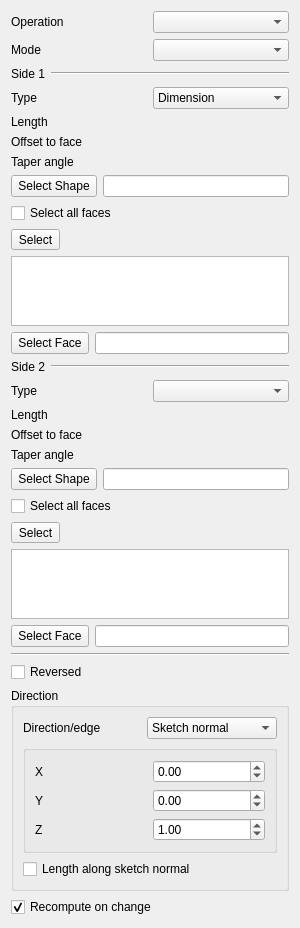
<?xml version="1.0" encoding="UTF-8"?>
<ui version="4.0">
 <class>PartDesignGui::TaskPadPocketParameters</class>
 <widget class="QWidget" name="PartDesignGui::TaskPadPocketParameters">
  <property name="geometry">
   <rect>
    <x>0</x>
    <y>0</y>
    <width>300</width>
    <height>772</height>
   </rect>
  </property>
  <property name="windowTitle">
   <string notr="true">Form</string>
  </property>
  <layout class="QVBoxLayout" name="verticalLayout">
   <item>
    <layout class="QGridLayout" name="gridLayout">
     <item row="0" column="0">
      <widget class="QLabel" name="operationLabel">
       <property name="text">
        <string>Operation</string>
       </property>
      </widget>
     </item>
     <item row="0" column="1">
      <widget class="QComboBox" name="operationMode">
       <property name="toolTip">
        <string>How the extrusion is combined with the existing solid</string>
       </property>
      </widget>
     </item>
     <item row="1" column="0">
      <widget class="QLabel" name="sidesLabel">
       <property name="text">
        <string>Mode</string>
       </property>
      </widget>
     </item>
     <item row="1" column="1">
      <widget class="QComboBox" name="sidesMode"/>
     </item>
     <item row="2" column="0" colspan="2">
      <layout class="QHBoxLayout" name="verticalLayout_220">
       <property name="leftMargin">
        <number>0</number>
       </property>
       <property name="topMargin">
        <number>0</number>
       </property>
       <property name="rightMargin">
        <number>0</number>
       </property>
       <property name="bottomMargin">
        <number>0</number>
       </property>
       <item>
        <widget class="QLabel" name="side1Label">
         <property name="text">
          <string>Side 1</string>
         </property>
        </widget>
       </item>
       <item>
        <widget class="Line" name="line1">
         <property name="orientation">
          <enum>Qt::Horizontal</enum>
         </property>
         <property name="sizePolicy">
          <sizepolicy hsizetype="Expanding" vsizetype="Fixed">
           <horstretch>0</horstretch>
           <verstretch>0</verstretch>
          </sizepolicy>
         </property>
        </widget>
       </item>
      </layout>
     </item>
     <item row="3" column="0">
      <widget class="QLabel" name="textLabel1">
       <property name="text">
        <string>Type</string>
       </property>
      </widget>
     </item>
     <item row="3" column="1">
      <widget class="QComboBox" name="changeMode">
       <item>
        <property name="text">
         <string>Dimension</string>
        </property>
       </item>
      </widget>
     </item>
     <item row="4" column="0">
      <widget class="QLabel" name="labelLength">
       <property name="text">
        <string>Length</string>
       </property>
      </widget>
     </item>
     <item row="4" column="1">
      <widget class="Gui::PrefQuantitySpinBox" name="lengthEdit" native="true">
       <property name="keyboardTracking" stdset="0">
        <bool>false</bool>
       </property>
       <property name="unit" stdset="0">
        <string notr="true">mm</string>
       </property>
      </widget>
     </item>
     <item row="5" column="0">
      <widget class="QLabel" name="labelOffset">
       <property name="text">
        <string>Offset to face</string>
       </property>
      </widget>
     </item>
     <item row="5" column="1">
      <widget class="Gui::PrefQuantitySpinBox" name="offsetEdit" native="true">
       <property name="keyboardTracking" stdset="0">
        <bool>false</bool>
       </property>
       <property name="unit" stdset="0">
        <string notr="true">mm</string>
       </property>
      </widget>
     </item>
     <item row="6" column="0">
      <widget class="QLabel" name="labelTaperAngle">
       <property name="toolTip">
        <string>Angle to taper the extrusion</string>
       </property>
       <property name="text">
        <string>Taper angle</string>
       </property>
      </widget>
     </item>
     <item row="6" column="1">
      <widget class="Gui::PrefQuantitySpinBox" name="taperEdit" native="true">
       <property name="keyboardTracking" stdset="0">
        <bool>false</bool>
       </property>
       <property name="unit" stdset="0">
        <string notr="true">deg</string>
       </property>
      </widget>
     </item>
     <item row="7" column="0" colspan="2">
      <widget class="QFrame" name="upToShapeList">
       <property name="frameShadow">
        <enum>QFrame::Plain</enum>
       </property>
       <property name="lineWidth">
        <number>0</number>
       </property>
       <layout class="QVBoxLayout">
        <property name="leftMargin">
         <number>0</number>
        </property>
        <property name="topMargin">
         <number>0</number>
        </property>
        <property name="rightMargin">
         <number>0</number>
        </property>
        <property name="bottomMargin">
         <number>0</number>
        </property>
        <item>
         <layout class="QGridLayout" name="_2">
          <item row="0" column="1">
           <widget class="QLineEdit" name="lineShapeName">
            <property name="readOnly">
             <bool>true</bool>
            </property>
           </widget>
          </item>
          <item row="0" column="0">
           <widget class="QToolButton" name="buttonShape">
            <property name="minimumSize">
             <size>
              <width>0</width>
              <height>22</height>
             </size>
            </property>
            <property name="text">
             <string>Select Shape</string>
            </property>
            <property name="checkable">
             <bool>true</bool>
            </property>
           </widget>
          </item>
         </layout>
        </item>
        <item>
         <widget class="QCheckBox" name="checkBoxAllFaces">
          <property name="enabled">
           <bool>true</bool>
          </property>
          <property name="toolTip">
           <string>Selects all faces of the shape</string>
          </property>
          <property name="text">
           <string>Select all faces</string>
          </property>
         </widget>
        </item>
        <item>
         <widget class="QWidget" name="upToShapeFaces" native="true">
          <layout class="QVBoxLayout" name="verticalLayout_2">
           <property name="leftMargin">
            <number>0</number>
           </property>
           <property name="topMargin">
            <number>0</number>
           </property>
           <property name="rightMargin">
            <number>0</number>
           </property>
           <property name="bottomMargin">
            <number>0</number>
           </property>
           <item>
            <widget class="QToolButton" name="buttonShapeFace">
             <property name="toolTip">
              <string>Toggles between selection and preview mode</string>
             </property>
             <property name="text">
              <string>Select</string>
             </property>
             <property name="checkable">
              <bool>true</bool>
             </property>
            </widget>
           </item>
           <item>
            <widget class="QListWidget" name="listWidgetReferences">
             <property name="selectionMode">
              <enum>QAbstractItemView::ExtendedSelection</enum>
             </property>
            </widget>
           </item>
          </layout>
         </widget>
        </item>
       </layout>
      </widget>
     </item>
     <item row="8" column="0" colspan="2">
      <layout class="QGridLayout" name="gridLayout_5">
       <item row="0" column="1">
        <widget class="QLineEdit" name="lineFaceName">
         <property name="readOnly">
          <bool>true</bool>
         </property>
        </widget>
       </item>
       <item row="0" column="0">
        <widget class="QToolButton" name="buttonFace">
         <property name="minimumSize">
          <size>
           <width>0</width>
           <height>22</height>
          </size>
         </property>
         <property name="text">
          <string>Select Face</string>
         </property>
         <property name="checkable">
          <bool>true</bool>
         </property>
        </widget>
       </item>
      </layout>
     </item>
     <item row="9" column="0" colspan="2">
      <layout class="QHBoxLayout" name="verticalLayout_221">
       <property name="leftMargin">
        <number>0</number>
       </property>
       <property name="topMargin">
        <number>0</number>
       </property>
       <property name="rightMargin">
        <number>0</number>
       </property>
       <property name="bottomMargin">
        <number>0</number>
       </property>
       <item>
        <widget class="QLabel" name="side2Label">
         <property name="text">
          <string>Side 2</string>
         </property>
        </widget>
       </item>
       <item>
        <widget class="Line" name="line2">
         <property name="orientation">
          <enum>Qt::Horizontal</enum>
         </property>
         <property name="sizePolicy">
          <sizepolicy hsizetype="Expanding" vsizetype="Fixed">
           <horstretch>0</horstretch>
           <verstretch>0</verstretch>
          </sizepolicy>
         </property>
        </widget>
       </item>
      </layout>
     </item>
     <item row="10" column="0">
      <widget class="QLabel" name="typeLabel2">
       <property name="text">
        <string>Type</string>
       </property>
      </widget>
     </item>
     <item row="10" column="1">
      <widget class="QComboBox" name="changeMode2"/>
     </item>
     <item row="11" column="0">
      <widget class="QLabel" name="labelLength2">
       <property name="text">
        <string>Length</string>
       </property>
      </widget>
     </item>
     <item row="11" column="1">
      <widget class="Gui::PrefQuantitySpinBox" name="lengthEdit2" native="true">
       <property name="keyboardTracking" stdset="0">
        <bool>false</bool>
       </property>
       <property name="unit" stdset="0">
        <string notr="true">mm</string>
       </property>
      </widget>
     </item>
     <item row="12" column="0">
      <widget class="QLabel" name="labelOffset2">
       <property name="text">
        <string>Offset to face</string>
       </property>
      </widget>
     </item>
     <item row="12" column="1">
      <widget class="Gui::PrefQuantitySpinBox" name="offsetEdit2" native="true">
       <property name="keyboardTracking" stdset="0">
        <bool>false</bool>
       </property>
       <property name="unit" stdset="0">
        <string notr="true">mm</string>
       </property>
      </widget>
     </item>
     <item row="13" column="0">
      <widget class="QLabel" name="labelTaperAngle2">
       <property name="toolTip">
        <string>Angle to taper the extrusion</string>
       </property>
       <property name="text">
        <string>Taper angle</string>
       </property>
      </widget>
     </item>
     <item row="13" column="1">
      <widget class="Gui::PrefQuantitySpinBox" name="taperEdit2" native="true">
       <property name="keyboardTracking" stdset="0">
        <bool>false</bool>
       </property>
       <property name="unit" stdset="0">
        <string notr="true">deg</string>
       </property>
      </widget>
     </item>
     <item row="14" column="0" colspan="2">
      <widget class="QFrame" name="upToShapeList2">
       <property name="frameShadow">
        <enum>QFrame::Plain</enum>
       </property>
       <property name="lineWidth">
        <number>0</number>
       </property>
       <layout class="QVBoxLayout">
        <property name="leftMargin">
         <number>0</number>
        </property>
        <property name="topMargin">
         <number>0</number>
        </property>
        <property name="rightMargin">
         <number>0</number>
        </property>
        <property name="bottomMargin">
         <number>0</number>
        </property>
        <item>
         <layout class="QGridLayout" name="_22">
          <item row="0" column="1">
           <widget class="QLineEdit" name="lineShapeName2">
            <property name="readOnly">
             <bool>true</bool>
            </property>
           </widget>
          </item>
          <item row="0" column="0">
           <widget class="QToolButton" name="buttonShape2">
            <property name="minimumSize">
             <size>
              <width>0</width>
              <height>22</height>
             </size>
            </property>
            <property name="text">
             <string>Select Shape</string>
            </property>
            <property name="checkable">
             <bool>true</bool>
            </property>
           </widget>
          </item>
         </layout>
        </item>
        <item>
         <widget class="QCheckBox" name="checkBoxAllFaces2">
          <property name="enabled">
           <bool>true</bool>
          </property>
          <property name="toolTip">
           <string>Selects all faces of the shape</string>
          </property>
          <property name="text">
           <string>Select all faces</string>
          </property>
         </widget>
        </item>
        <item>
         <widget class="QWidget" name="upToShapeFaces2" native="true">
          <layout class="QVBoxLayout" name="verticalLayout_222">
           <property name="leftMargin">
            <number>0</number>
           </property>
           <property name="topMargin">
            <number>0</number>
           </property>
           <property name="rightMargin">
            <number>0</number>
           </property>
           <property name="bottomMargin">
            <number>0</number>
           </property>
           <item>
            <widget class="QToolButton" name="buttonShapeFace2">
             <property name="toolTip">
              <string>Toggles between selection and preview mode</string>
             </property>
             <property name="text">
              <string>Select</string>
             </property>
             <property name="checkable">
              <bool>true</bool>
             </property>
            </widget>
           </item>
           <item>
            <widget class="QListWidget" name="listWidgetReferences2">
             <property name="selectionMode">
              <enum>QAbstractItemView::ExtendedSelection</enum>
             </property>
            </widget>
           </item>
          </layout>
         </widget>
        </item>
       </layout>
      </widget>
     </item>
     <item row="15" column="0" colspan="2">
      <layout class="QGridLayout" name="gridLayout_52">
       <item row="0" column="1">
        <widget class="QLineEdit" name="lineFaceName2">
         <property name="readOnly">
          <bool>true</bool>
         </property>
        </widget>
       </item>
       <item row="0" column="0">
        <widget class="QToolButton" name="buttonFace2">
         <property name="minimumSize">
          <size>
           <width>0</width>
           <height>22</height>
          </size>
         </property>
         <property name="text">
          <string>Select Face</string>
         </property>
         <property name="checkable">
          <bool>true</bool>
         </property>
        </widget>
       </item>
      </layout>
     </item>
    </layout>
   </item>
   <item>
    <widget class="Line" name="line">
     <property name="orientation">
      <enum>Qt::Horizontal</enum>
     </property>
    </widget>
   </item>
   <item>
    <widget class="QCheckBox" name="checkBoxReversed">
     <property name="text">
      <string>Reversed</string>
     </property>
    </widget>
   </item>
   <item>
    <widget class="QGroupBox" name="groupBox">
     <property name="title">
      <string>Direction</string>
     </property>
     <layout class="QGridLayout" name="gridLayout_4">
      <item row="2" column="0">
       <widget class="QCheckBox" name="checkBoxAlongDirection">
        <property name="enabled">
         <bool>true</bool>
        </property>
        <property name="toolTip">
         <string>If unchecked, the length will be
measured along the specified direction</string>
        </property>
        <property name="text">
         <string>Length along sketch normal</string>
        </property>
       </widget>
      </item>
      <item row="0" column="0">
       <layout class="QGridLayout" name="gridLayout_3">
        <item row="0" column="0">
         <widget class="QLabel" name="labelEdge">
          <property name="text">
           <string>Direction/edge</string>
          </property>
         </widget>
        </item>
        <item row="0" column="1">
         <widget class="QComboBox" name="directionCB">
          <property name="toolTip">
           <string>Set a direction or select an edge
from the model as reference</string>
          </property>
          <item>
           <property name="text">
            <string>Sketch normal</string>
           </property>
          </item>
          <item>
           <property name="text">
            <string>Select reference…</string>
           </property>
          </item>
          <item>
           <property name="text">
            <string>Custom direction</string>
           </property>
          </item>
         </widget>
        </item>
       </layout>
      </item>
      <item row="1" column="0">
       <widget class="QGroupBox" name="groupBoxDirection">
        <property name="enabled">
         <bool>true</bool>
        </property>
        <property name="toolTip">
         <string>Use custom vector for pad direction, otherwise
the sketch plane's normal vector will be used</string>
        </property>
        <property name="checkable">
         <bool>false</bool>
        </property>
        <property name="checked">
         <bool>false</bool>
        </property>
        <layout class="QGridLayout" name="gridLayout_2">
         <item row="0" column="0">
          <widget class="QLabel" name="labelXSkew">
           <property name="text">
            <string>X</string>
           </property>
          </widget>
         </item>
         <item row="0" column="1">
          <widget class="Gui::DoubleSpinBox" name="XDirectionEdit">
           <property name="toolTip">
            <string>X-component of direction vector</string>
           </property>
           <property name="keyboardTracking">
            <bool>false</bool>
           </property>
           <property name="minimum">
            <double>-100.000000000000000</double>
           </property>
           <property name="maximum">
            <double>100.000000000000000</double>
           </property>
           <property name="singleStep">
            <double>0.100000000000000</double>
           </property>
           <property name="unit" stdset="0">
            <string notr="true"/>
           </property>
          </widget>
         </item>
         <item row="1" column="0">
          <widget class="QLabel" name="labelYSkew">
           <property name="text">
            <string>Y</string>
           </property>
          </widget>
         </item>
         <item row="1" column="1">
          <widget class="Gui::DoubleSpinBox" name="YDirectionEdit">
           <property name="toolTip">
            <string>Y-component of direction vector</string>
           </property>
           <property name="keyboardTracking">
            <bool>false</bool>
           </property>
           <property name="minimum">
            <double>-100.000000000000000</double>
           </property>
           <property name="maximum">
            <double>100.000000000000000</double>
           </property>
           <property name="singleStep">
            <double>0.100000000000000</double>
           </property>
           <property name="unit" stdset="0">
            <string notr="true"/>
           </property>
          </widget>
         </item>
         <item row="2" column="0">
          <widget class="QLabel" name="labelZSkew">
           <property name="text">
            <string>Z</string>
           </property>
          </widget>
         </item>
         <item row="2" column="1">
          <widget class="Gui::DoubleSpinBox" name="ZDirectionEdit">
           <property name="toolTip">
            <string>Z-component of direction vector</string>
           </property>
           <property name="keyboardTracking">
            <bool>false</bool>
           </property>
           <property name="minimum">
            <double>-100.000000000000000</double>
           </property>
           <property name="maximum">
            <double>100.000000000000000</double>
           </property>
           <property name="singleStep">
            <double>0.100000000000000</double>
           </property>
           <property name="value">
            <double>1.000000000000000</double>
           </property>
           <property name="unit" stdset="0">
            <string notr="true"/>
           </property>
          </widget>
         </item>
        </layout>
       </widget>
      </item>
     </layout>
    </widget>
   </item>
   <item>
    <widget class="QCheckBox" name="checkBoxUpdateView">
     <property name="text">
      <string>Recompute on change</string>
     </property>
     <property name="checked">
      <bool>true</bool>
     </property>
    </widget>
   </item>
  </layout>
 </widget>
 <customwidgets>
  <customwidget>
   <class>Gui::QuantitySpinBox</class>
   <extends>QWidget</extends>
   <header>Gui/QuantitySpinBox.h</header>
  </customwidget>
  <customwidget>
   <class>Gui::DoubleSpinBox</class>
   <extends>QDoubleSpinBox</extends>
   <header>Gui/SpinBox.h</header>
  </customwidget>
  <customwidget>
   <class>Gui::PrefQuantitySpinBox</class>
   <extends>Gui::QuantitySpinBox</extends>
   <header>Gui/PrefWidgets.h</header>
  </customwidget>
 </customwidgets>
 <resources/>
 <connections/>
</ui>
